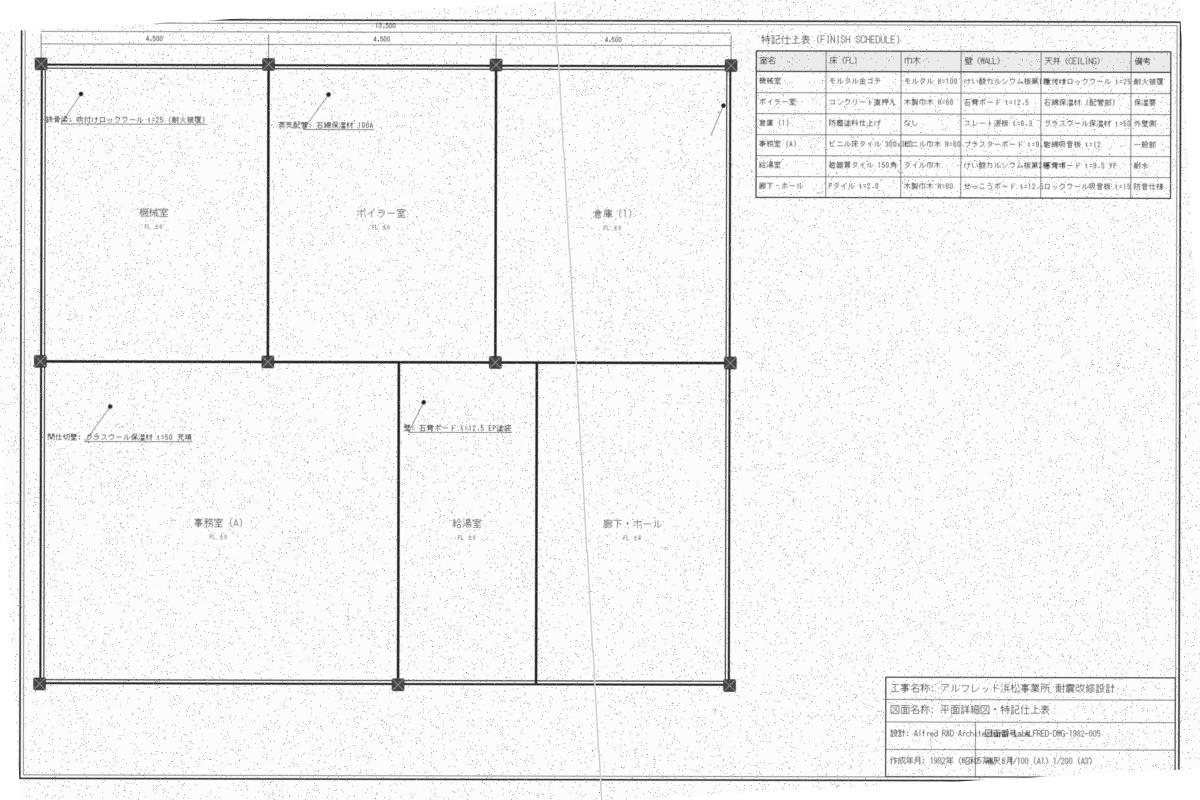
#> input picture data/uploads/UPLOAD-03ee9cc0_page_1.jpg, 2400 x 1600 px (shown at 1/2 size); its folder holds only this picture in this run
$ python -i table_parser.py   (imports and definitions only)
#> lines starting #> are read from the running program, lines starting #| are printed output that depends on the picture; after the words box and inside, x2 and y2 are one past the last pixel; in counts of white or black regions, pixels touching at a corner belong together
#> further down, picture is the input picture: shape (1600, 2400, 3); min 0, max 255, mean 242.6
# Copyright (c) 2026 Karunakar (destroyer929). All rights reserved.
# Proprietary & Confidential. Authorized for technical evaluation and portfolio review only.
"""
Finish Schedule (特記仕上表) Table Detection & Cell Structure Parser.
Uses OpenCV morphological line kernels to locate architectural schedule grids,
segments row and column intersections, associates OCR bounding boxes into cells,
and reconstructs structured room-to-finish material specifications.
"""

from __future__ import annotations
from typing import List, Dict, Any, Tuple, Optional
from dataclasses import dataclass, field
import numpy as np
import cv2


@dataclass
class TableCell:
    """Represents a single parsed cell in the Finish Schedule grid."""
    row_idx: int
    col_idx: int
    header_name: str
    bbox: List[int]  # [x1, y1, x2, y2]
    text: str = ""
    confidence: float = 1.0


@dataclass
class RoomFinishRecord:
    """Represents the complete finish specifications for one room."""
    room_name: str
    floor_finish: str = ""
    skirting_finish: str = ""
    wall_finish: str = ""
    ceiling_finish: str = ""
    remarks: str = ""
    cells: List[TableCell] = field(default_factory=list)


class FinishScheduleTableParser:
    """Detects and reconstructs tabular relationships from Finish Schedules (仕上表)."""

    DEFAULT_HEADERS = ["室名", "床", "巾木", "壁", "天井", "備考"]

    def __init__(self, min_table_area: int = 50000):
        self.min_table_area = min_table_area

    def detect_table_boundary(self, image: np.ndarray) -> Optional[List[int]]:
        """
        Detects the outer bounding box of the finish schedule table using morphology.
        Returns: [x_min, y_min, x_max, y_max] or None if no table found.
        """
        if len(image.shape) == 3:
            gray = cv2.cvtColor(image, cv2.COLOR_BGR2GRAY)
        else:
            gray = image.copy()

        binary = cv2.adaptiveThreshold(
            gray, 255, cv2.ADAPTIVE_THRESH_GAUSSIAN_C, cv2.THRESH_BINARY_INV, 25, 10
        )
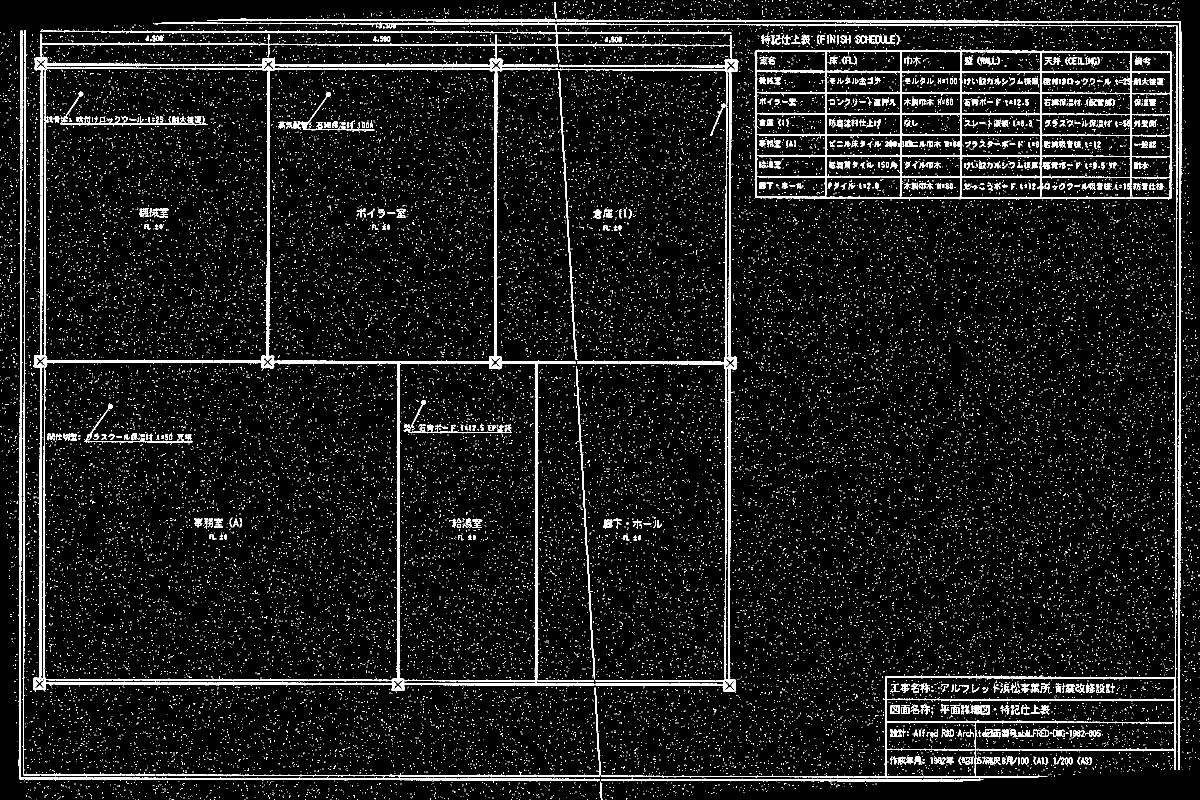
#> binary: shape (1600, 2400) (shown at 1/2 size); 7.5% white; 35107 white regions (34544 under 20 px), largest, box (x1, y1, x2, y2) and area: (66, 43, 2356, 1386) 76384, (1509, 96, 2345, 400) 25391, (1202, 1078, 2355, 1558) 11197

        h, w = gray.shape[:2]
        scale = max(1, w // 100)
        horiz_kernel = cv2.getStructuringElement(cv2.MORPH_RECT, (scale, 1))
        vert_kernel = cv2.getStructuringElement(cv2.MORPH_RECT, (1, scale))

        horiz_lines = cv2.morphologyEx(binary, cv2.MORPH_OPEN, horiz_kernel, iterations=2)
#> horiz_lines: shape (1600, 2400); 1.9% white; 51 white regions, largest, box (x1, y1, x2, y2) and area: (1115, 40, 2364, 46) 4175, (40, 1555, 1202, 1561) 3958, (83, 62, 1465, 67) 3245
        vert_lines = cv2.morphologyEx(binary, cv2.MORPH_OPEN, vert_kernel, iterations=2)
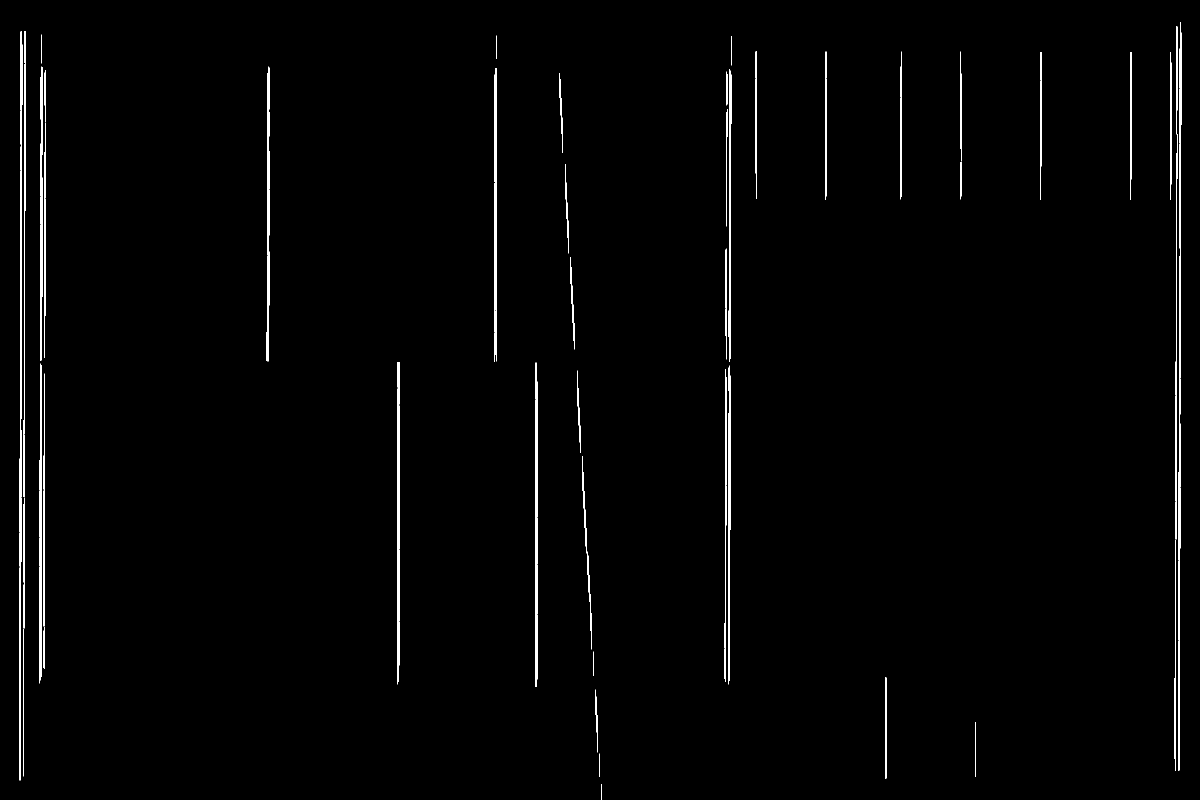
#> vert_lines: shape (1600, 2400) (shown at 1/2 size); 1.3% white; 46 white regions, largest, box (x1, y1, x2, y2) and area: (38, 62, 45, 1561) 5183, (2356, 44, 2363, 1542) 4999, (794, 724, 800, 1369) 3096

        table_mask = cv2.add(horiz_lines, vert_lines)
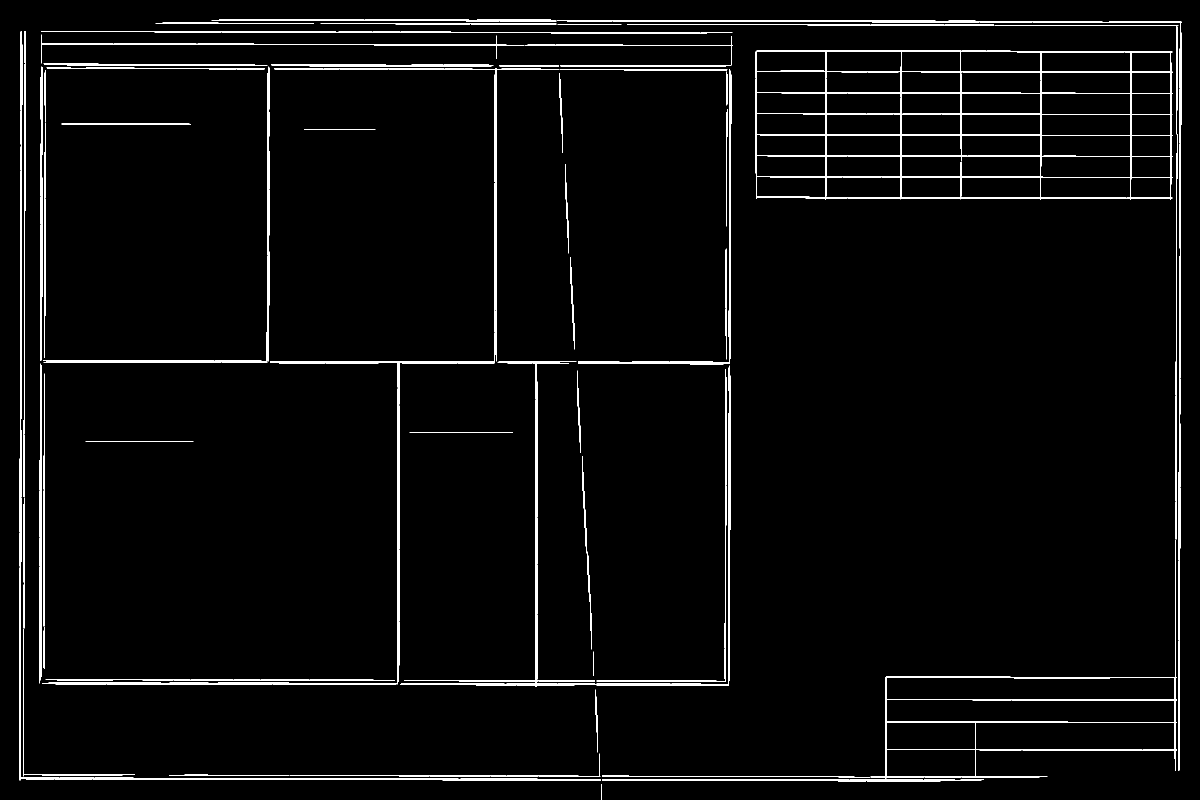
#> table_mask: shape (1600, 2400) (shown at 1/2 size); 3.2% white; 57 white regions

        contours, _ = cv2.findContours(table_mask, cv2.RETR_TREE, cv2.CHAIN_APPROX_SIMPLE)
#> contours = 200 contours, 80 with area under 20; largest, box (x1, y1, x2, y2) and area: (1511, 100, 2345, 400) 244874, (1741, 1080, 2354, 1557) 95222, (1772, 1398, 2350, 1445) 25197, (1772, 1355, 2350, 1400) 24868, (1951, 1444, 2350, 1501) 21320
        if not contours:
            return None

        best_box = None
        max_score = 0

        for cnt in contours:
            x, y, cw, ch = cv2.boundingRect(cnt)
            area = cw * ch

            if cw > int(w * 0.85) and ch > int(h * 0.85):
                continue

            # Skip bottom-right Title Block (typically located at x > 40% and y > 60%)
            if x > int(w * 0.40) and y > int(h * 0.60):
                continue

            # Finish schedule tables occupy a moderate vertical portion (never engulfing the whole floor plan)
            if ch > int(h * 0.35):
                continue

            min_cw = int(w * 0.15)
            min_ch = int(h * 0.06)
            if cw >= min_cw and ch >= min_ch and (cw / float(ch)) >= 1.4:
                roi_h = horiz_lines[y:y+ch, x:x+cw]
                roi_v = vert_lines[y:y+ch, x:x+cw]
                grid_density = cv2.countNonZero(roi_h) + cv2.countNonZero(roi_v)
                density_ratio = grid_density / float(area)

                # Require legitimate tabular grid density (filtering out open floor plan rooms)
                if density_ratio < 0.035:
                    continue

                aspect_bonus = min(cw / float(ch), 4.0)
                score = (density_ratio * 1000.0) * (area ** 0.3) * aspect_bonus
                if score > max_score:
                    max_score = score
                    best_box = [x, y, x + cw, y + ch]
#> this loop made 200 passes
#> (x, y, cw, ch, area, grid_density, density_ratio, aspect_bonus) on pass 118: (1511, 100, 834, 300, 250200, 21159, 0.0846, 2.78)
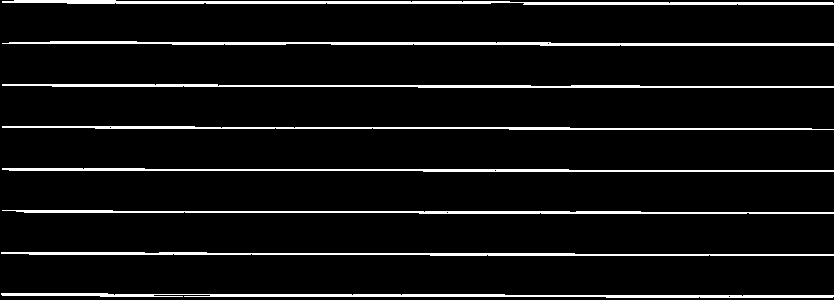
#> roi_h: shape (300, 834); 6.7% white; 8 white regions, largest, box (x1, y1, x2, y2) and area: (2, 0, 834, 5) 2478, (2, 41, 834, 46) 2367, (1, 293, 834, 298) 2341
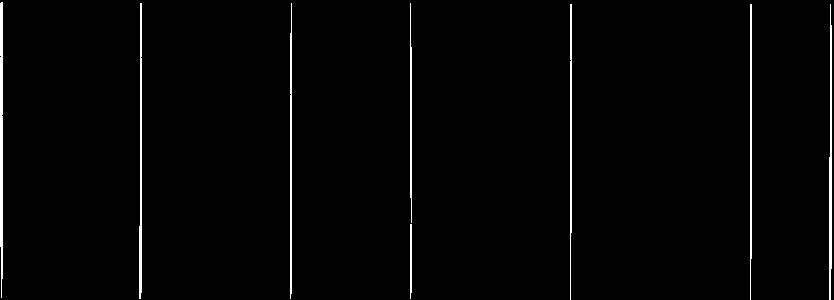
#> roi_v: shape (300, 834); 1.7% white; 8 white regions, largest, box (x1, y1, x2, y2) and area: (0, 2, 3, 298) 815, (829, 4, 832, 300) 683, (139, 3, 142, 299) 658
#> after the loop, max_score = 9789

        return best_box

    # [243 lines left out: functions extract_grid_cells, parse_schedule_cells, not called in this run]

>>> import cv2
>>> picture = cv2.imread('../../data/uploads/UPLOAD-03ee9cc0_page_1.jpg')
>>> result = FinishScheduleTableParser().detect_table_boundary(picture)
#> result = [1511, 100, 2345, 400]

$ run again, on data/uploads/UPLOAD-0ec7da54_page_11.jpg
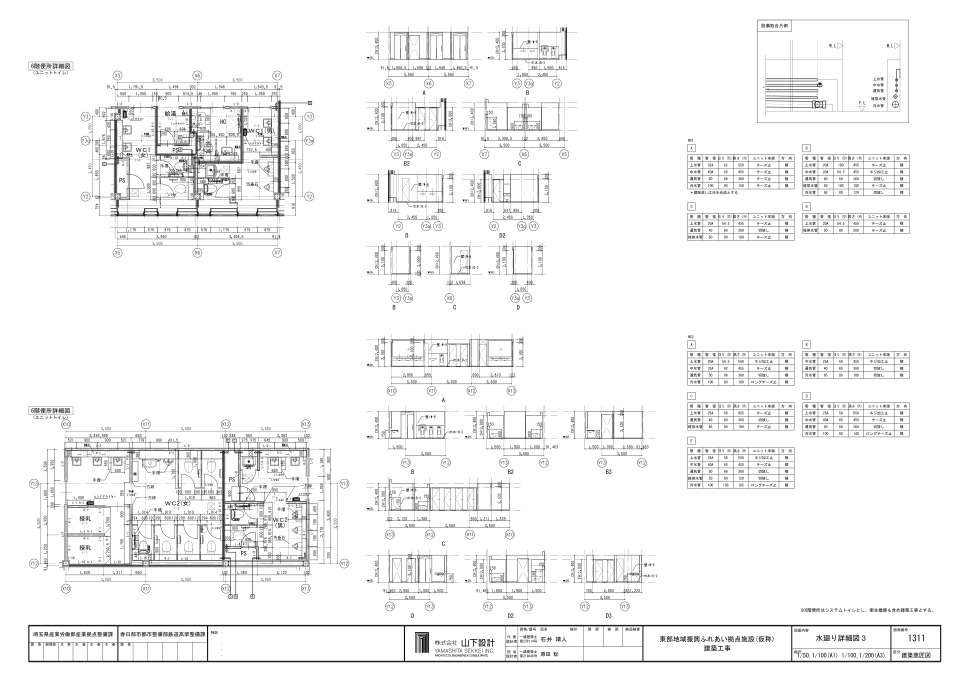
#> input picture data/uploads/UPLOAD-0ec7da54_page_11.jpg, 4800 x 3391 px (shown at 1/5 size)
#> picture is the input picture: shape (3391, 4800, 3); min 0, max 255, mean 244.5
#> in detect_table_boundary, `binary = cv2.adaptiveThreshold( gray, 255, cv2.ADAPTIVE_THRESH_GAUSSIA..`:
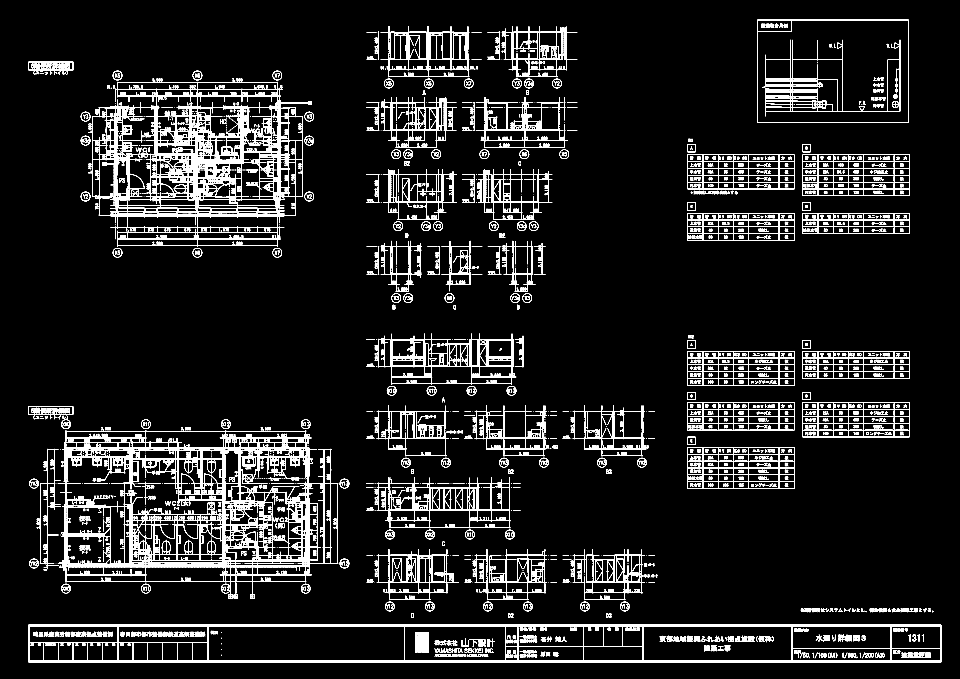
#> binary: shape (3391, 4800) (shown at 1/5 size); 5.4% white in thin lines or dots
#> horiz_lines: shape (3391, 4800); 1.6% white; 364 white regions, largest, box (x1, y1, x2, y2) and area: (144, 3124, 4708, 3132) 36511, (144, 3304, 4708, 3311) 31948, (324, 2239, 1548, 2241) 2447
#> vert_lines: shape (3391, 4800); 0.96% white in thin lines or dots
#> table_mask: shape (3391, 4800); 2.5% white; 153 white regions
#> contours = 880 contours, 99 with area under 20; largest, box (x1, y1, x2, y2) and area: (142, 3124, 4708, 3313) 848834, (461, 411, 1545, 1234) 551459, (314, 2155, 1693, 2977) 471966, (3786, 99, 4546, 617) 389859, (3787, 100, 4543, 614) 386391
#> the loop in detect_table_boundary, `for cnt in contours:` made 880 passes
#> (x, y, cw, ch, area, grid_density, density_ratio, aspect_bonus) on pass 173: (314, 2155, 1379, 822, 1133538, 72519, 0.064, 1.68)
#> after the loop in detect_table_boundary, `for cnt in contours:`:
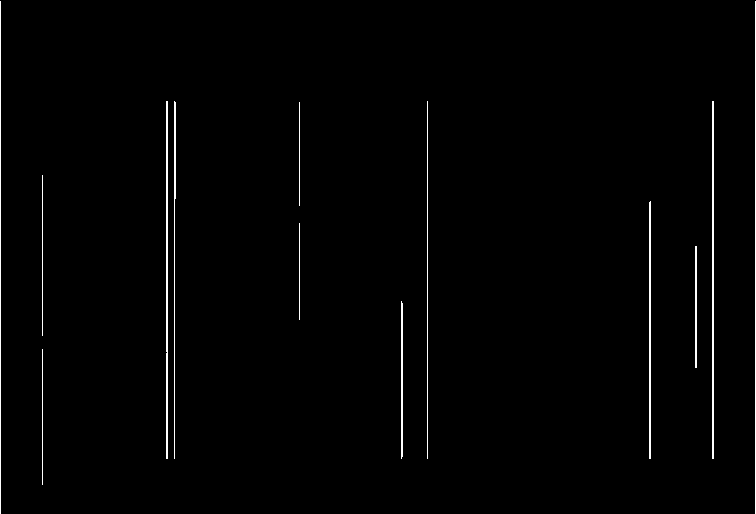
#> roi_v: shape (514, 756); 1.2% white in thin lines or dots
#> after the loop in detect_table_boundary, `for cnt in contours:`: max_score = 7031.4
#> result = [314, 2155, 1693, 2977]
